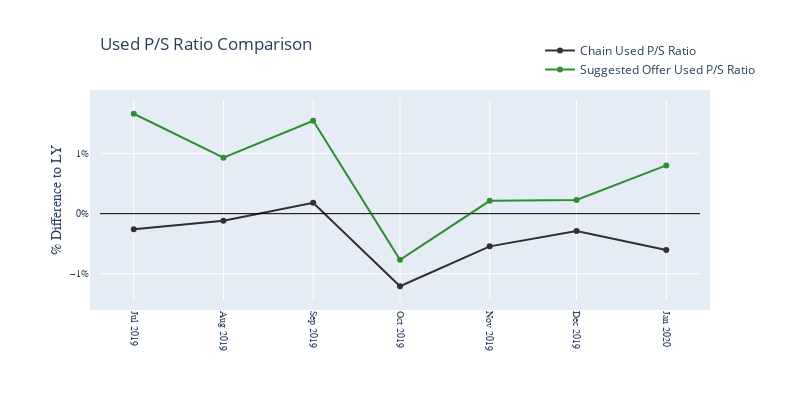

Here is the notebook cell this chart was saved with:
### Code cell
graph_MetricsComp('PSRatio_Used', 'Used P/S Ratio', bool_Indexed=False)

### Figure 1 — Plotly figure (JSON) as saved in the notebook; plotly's stock layout.template omitted (floating-point values rounded to 4 significant figures)
{"data": [{"marker": {"color": "#000000"}, "name": "Chain Used P/S Ratio", "opacity": 0.8, "type": "scatter", "uid": "e32f7064-7a9f-4206-aa0e-4051e3fd2ed3", "x": ["2019-07-01T00:00:00", "2019-08-01T00:00:00", "2019-09-01T00:00:00", "2019-10-01T00:00:00", "2019-11-01T00:00:00", "2019-12-01T00:00:00", "2020-01-01T00:00:00"], "y": [-0.002616, -0.001162, 0.001816, -0.01209, -0.005448, -0.002871, -0.006037]}, {"marker": {"color": "#007700"}, "name": "Suggested Offer Used P/S Ratio", "opacity": 0.8, "type": "scatter", "uid": "055524e0-6525-4439-8186-f900dfc03176", "x": ["2019-07-01T00:00:00", "2019-08-01T00:00:00", "2019-09-01T00:00:00", "2019-10-01T00:00:00", "2019-11-01T00:00:00", "2019-12-01T00:00:00", "2020-01-01T00:00:00"], "y": [0.01664, 0.009329, 0.01547, -0.007688, 0.002141, 0.002295, 0.008036]}], "layout": {"height": 400, "legend": {"x": 1.1, "xanchor": "right", "y": 1.2, "yanchor": "middle"}, "margin": {"autoexpand": true, "b": 100, "l": 100, "pad": 10, "r": 100, "t": 100}, "title": {"text": "Used P/S Ratio Comparison", "x": 0, "xanchor": "left", "xref": "paper"}, "width": 800, "xaxis": {"gridcolor": "#ffffff", "tickangle": 90, "tickfont": {"family": "Arial, san-serif", "size": 10}, "type": "date"}, "yaxis": {"gridcolor": "#ffffff", "tickfont": {"family": "Arial, san-serif", "size": 10}, "tickformat": "0%", "title": {"font": {"family": "Arial, san-serif", "size": 14}, "text": "% Difference to LY"}, "zeroline": true, "zerolinecolor": "#000000", "zerolinewidth": 1}}}
